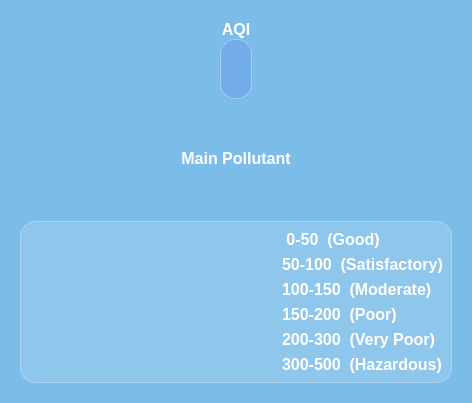
        <widget class="QWidget" name="tab_5">
         <property name="styleSheet">
          <string notr="true">border: none;


background-color: rgba(50, 150, 220, 0.40);</string>
         </property>
         <attribute name="title">
          <string>Air Quality</string>
         </attribute>
         <layout class="QVBoxLayout" name="verticalLayout_12" stretch="40,60">
          <item>
           <widget class="QWidget" name="widget_14" native="true">
            <property name="styleSheet">
             <string notr="true">border: none;


background-color: transparent;</string>
            </property>
            <layout class="QHBoxLayout" name="horizontalLayout_10" stretch="60">
             <property name="spacing">
              <number>25</number>
             </property>
             <item>
              <layout class="QVBoxLayout" name="verticalLayout_15" stretch="70,30">
               <property name="spacing">
                <number>50</number>
               </property>
               <item>
                <layout class="QVBoxLayout" name="verticalLayout_10" stretch="10,90">
                 <property name="spacing">
                  <number>0</number>
                 </property>
                 <property name="leftMargin">
                  <number>200</number>
                 </property>
                 <property name="rightMargin">
                  <number>200</number>
                 </property>
                 <item>
                  <widget class="QLabel" name="label_6">
                   <property name="styleSheet">
                    <string notr="true">border: none;
background-color: transparent;
font-size: 16px; font-weight: bold;
color: white;</string>
                   </property>
                   <property name="text">
                    <string>AQI</string>
                   </property>
                   <property name="alignment">
                    <set>Qt::AlignCenter</set>
                   </property>
                  </widget>
                 </item>
                 <item>
                  <widget class="QLabel" name="labelAqiUs">
                   <property name="styleSheet">
                    <string notr="true">

font-size: 50px; font-weight: bold;
color: white;
background-color: rgba(43, 54, 255, 0.12);


        border-radius: 15px;
        border: 1px solid rgba(255, 255, 255, 0.3);</string>
                   </property>
                   <property name="text">
                    <string/>
                   </property>
                   <property name="alignment">
                    <set>Qt::AlignCenter</set>
                   </property>
                  </widget>
                 </item>
                </layout>
               </item>
               <item>
                <layout class="QVBoxLayout" name="verticalLayout_14" stretch="10,90">
                 <property name="spacing">
                  <number>0</number>
                 </property>
                 <item>
                  <widget class="QLabel" name="label_11">
                   <property name="styleSheet">
                    <string notr="true">border: none;
background-color: transparent;
font-size: 16px; font-weight: bold;
color: white;</string>
                   </property>
                   <property name="text">
                    <string>Main Pollutant</string>
                   </property>
                   <property name="alignment">
                    <set>Qt::AlignCenter</set>
                   </property>
                  </widget>
                 </item>
                 <item>
                  <widget class="QLabel" name="label_MailPollutant">
                   <property name="styleSheet">
                    <string notr="true">border: none;
background-color: transparent;
font-size: 25px; font-weight: bold;
color: white;</string>
                   </property>
                   <property name="text">
                    <string/>
                   </property>
                   <property name="alignment">
                    <set>Qt::AlignCenter</set>
                   </property>
                  </widget>
                 </item>
                </layout>
               </item>
              </layout>
             </item>
            </layout>
           </widget>
          </item>
          <item>
           <widget class="QWidget" name="widget_15" native="true">
            <property name="styleSheet">
             <string notr="true">background-color: transparent;</string>
            </property>
            <layout class="QHBoxLayout" name="horizontalLayout_11" stretch="50">
             <property name="spacing">
              <number>25</number>
             </property>
             <item>
              <layout class="QVBoxLayout" name="GaugeLayout">
               <item>
                <widget class="QWidget" name="widget_17" native="true">
                 <property name="styleSheet">
                  <string notr="true">background-color: rgba(255, 255, 255, 0.15);
        border-radius: 15px;
        border: 1px solid rgba(255, 255, 255, 0.3);</string>
                 </property>
                 <layout class="QHBoxLayout" name="horizontalLayout_12" stretch="80,20">
                  <item>
                   <layout class="QVBoxLayout" name="Gaugeaqilayout"/>
                  </item>
                  <item>
                   <layout class="QVBoxLayout" name="verticalLayout_11">
                    <item>
                     <layout class="QHBoxLayout" name="GoodConditionLayout">
                      <item>
                       <widget class="QLabel" name="label_4">
                        <property name="styleSheet">
                         <string notr="true">color: white;background-color: transparent;
border: none;
font-size: 16px; font-weight: bold;</string>
                        </property>
                        <property name="text">
                         <string> 0-50  (Good)  </string>
                        </property>
                       </widget>
                      </item>
                     </layout>
                    </item>
                    <item>
                     <layout class="QHBoxLayout" name="SatisfactoryConditionLayout">
                      <item>
                       <widget class="QLabel" name="label_8">
                        <property name="styleSheet">
                         <string notr="true">color: white;font-size: 16px; font-weight: bold;background-color: transparent;
border: none;</string>
                        </property>
                        <property name="text">
                         <string>50-100  (Satisfactory)</string>
                        </property>
                       </widget>
                      </item>
                     </layout>
                    </item>
                    <item>
                     <layout class="QHBoxLayout" name="ModerateConditionLayout">
                      <item>
                       <widget class="QLabel" name="label_9">
                        <property name="styleSheet">
                         <string notr="true">color: white;font-size: 16px; font-weight: bold;background-color: transparent;
border: none;</string>
                        </property>
                        <property name="text">
                         <string>100-150  (Moderate)</string>
                        </property>
                       </widget>
                      </item>
                     </layout>
                    </item>
                    <item>
                     <layout class="QHBoxLayout" name="PoorConditionLayout">
                      <item>
                       <widget class="QLabel" name="label_10">
                        <property name="styleSheet">
                         <string notr="true">color: white;font-size: 16px; font-weight: bold;background-color: transparent;
border: none;</string>
                        </property>
                        <property name="text">
                         <string>150-200  (Poor)</string>
                        </property>
                       </widget>
                      </item>
                     </layout>
                    </item>
                    <item>
                     <layout class="QHBoxLayout" name="VPoorConditionLayout">
                      <item>
                       <widget class="QLabel" name="label_12">
                        <property name="styleSheet">
                         <string notr="true">color: white;font-size: 16px; font-weight: bold;background-color: transparent;
border: none;</string>
                        </property>
                        <property name="text">
                         <string>200-300  (Very Poor)</string>
                        </property>
                       </widget>
                      </item>
                     </layout>
                    </item>
                    <item>
                     <layout class="QHBoxLayout" name="HazardousConditionLayout">
                      <item>
                       <widget class="QLabel" name="label_13">
                        <property name="styleSheet">
                         <string notr="true">color: white;font-size: 16px; font-weight: bold;background-color: transparent;
border: none;</string>
                        </property>
                        <property name="text">
                         <string>300-500  (Hazardous)</string>
                        </property>
                       </widget>
                      </item>
                     </layout>
                    </item>
                   </layout>
                  </item>
                 </layout>
                </widget>
               </item>
              </layout>
             </item>
            </layout>
           </widget>
          </item>
         </layout>
        </widget>
